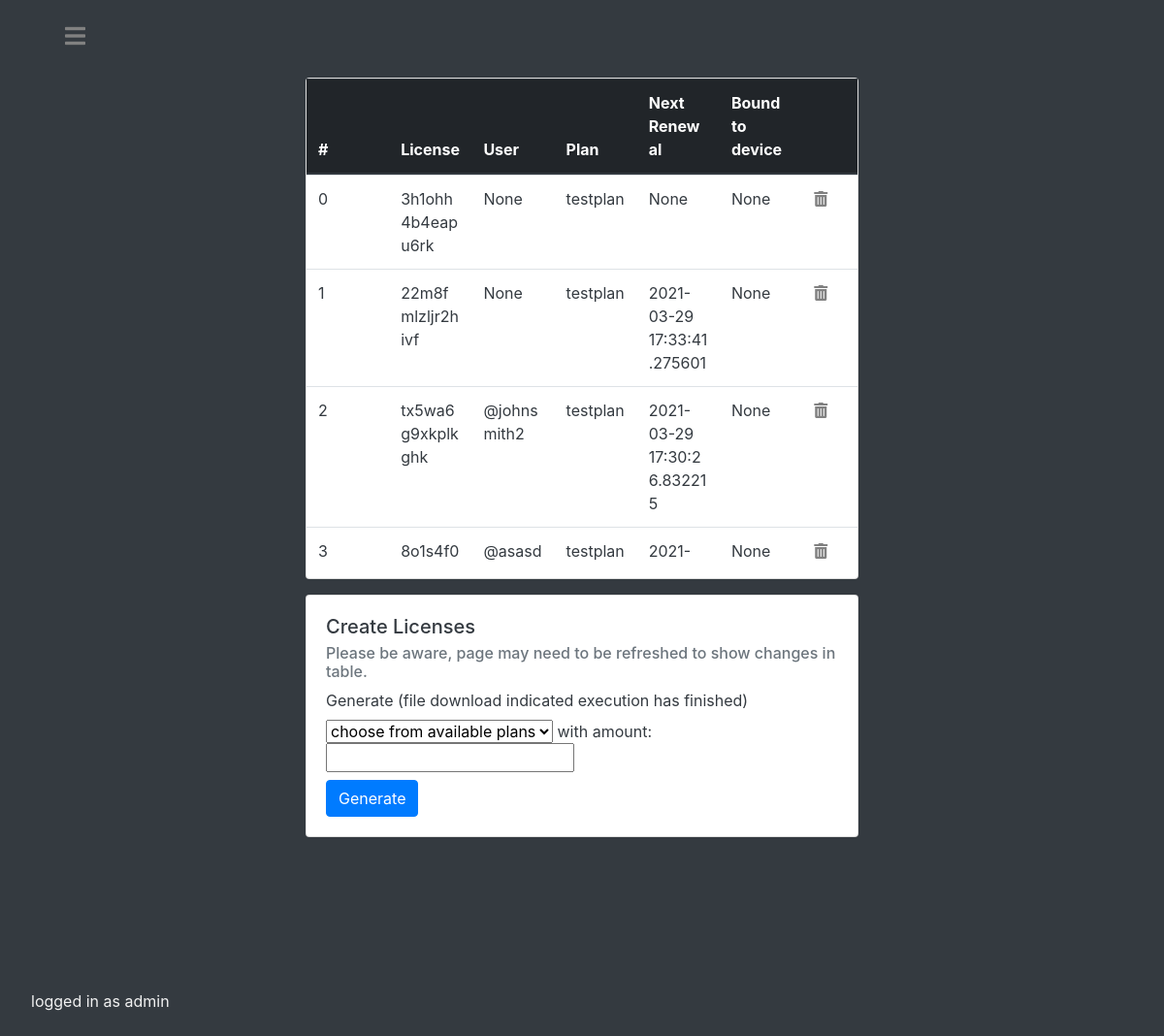
/admin/dashboard/licenses (signed in), run on an earlier commit of the app's database.
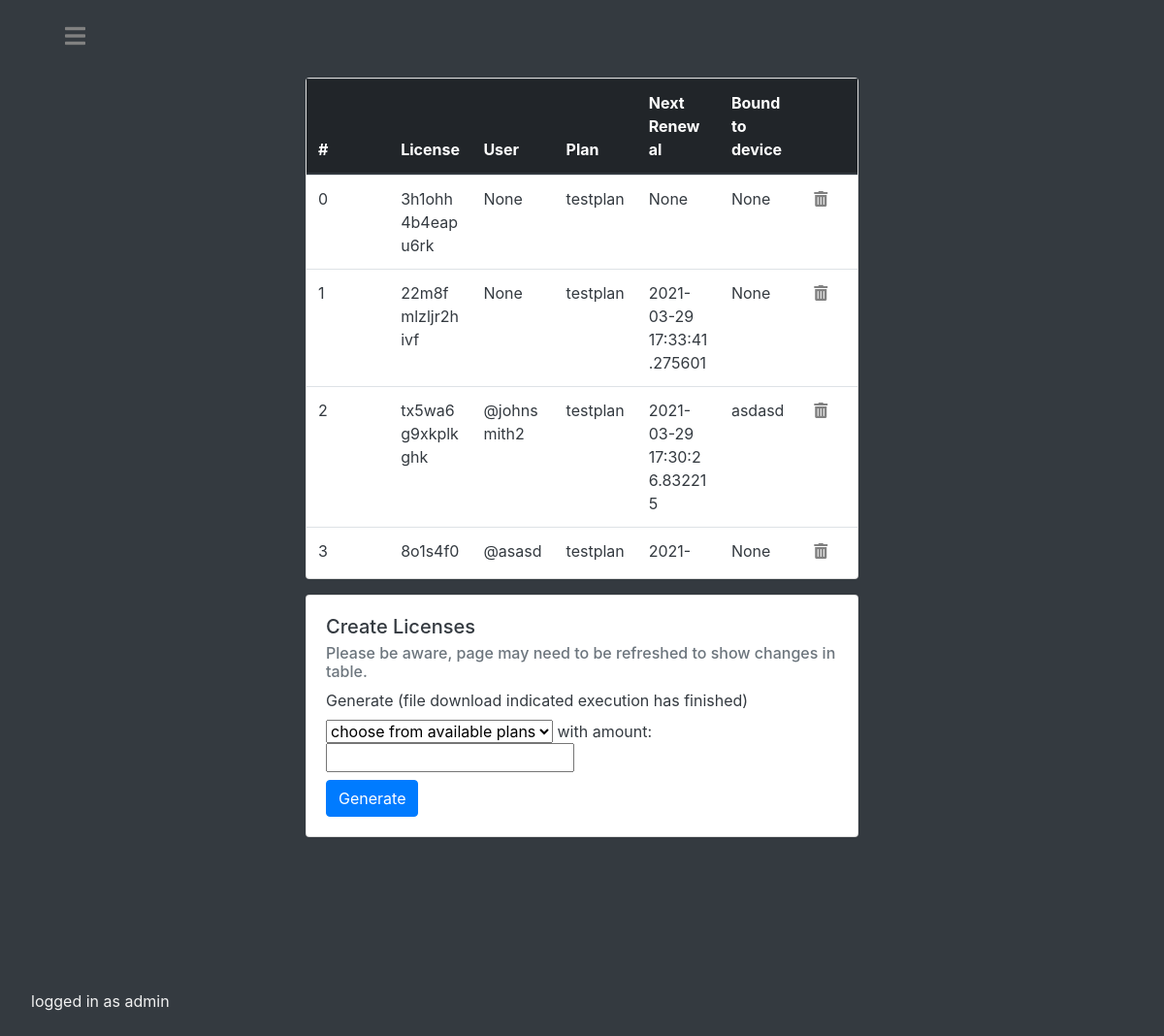
And on a later commit of the database.
### tables this page shows
CREATE TABLE users (username text PRIMARY KEY, fName text, sName text, emailAddress text, password text, admin bool);

CREATE TABLE licenses (license text PRIMARY KEY, username text, boundToUser boolean, boundToDevice boolean, HWID string, devicename string, nextrenewal string, plan string);

### main.py (the view, shortened to what this page needs)
@app.route("/admin/dashboard/licenses", methods=['GET', 'POST'])
@login_required
def adminlicenses():
    if current_user.getAdminPerms():
        db = Database()
        licenses = db.getAll('licenses')
        plans = db.getAll('plans')
        db.closeConnection()
        return render_template('adminlicenses.html',licenses=licenses, plans = plans)
    else:
        reason = f'Insufficient permissions.'
        return render_template('redirect.html', reason=reason)

### api.py (called while the page is built)
    def closeConnection(self):
        self.conn.close()
        return

    def getAll(self,dbname):
        self.c.execute(f'''SELECT * FROM {dbname}''')
        result = self.c.fetchall()
        return result

    def searchUsersByUsername(self,user):
        self.c.execute(f'''SELECT * FROM users WHERE username = ?''', (user,) )
        result = self.c.fetchone()
        return result

### main.py (called while the page is built)
@login_manager.user_loader
def load_user(username):
    dbconnection = Database()
    result = dbconnection.searchUsersByUsername(username)
    dbconnection.closeConnection()
    if result:
        if result[5] == "FALSE":
            return User(result[0], result[1], result[2], result[3], result[4])
        else:
            return AdministativeUser(result[0], result[1], result[2], result[3], result[4])
    else:
        return None

    def getAdminPerms(self):
        return self.isadmin

### templates/adminlicenses.html (shortened to what this page needs)
<!DOCTYPE html>
<html lang="en">
<head>
    <link rel="stylesheet" href="https://use.fontawesome.com/releases/v5.0.8/css/all.css">
    <link rel="stylesheet" href="https://maxcdn.bootstrapcdn.com/bootstrap/4.0.0/css/bootstrap.min.css"
>
</head>
<body class="bg-dark">
<div id="mySidenav" class="sidenav">
    <p class="footer fixed-bottom">logged in as {{ current_user.id }}</p>
</div>
<div id="main" class="container-fluid h-10 bg-dark text-white">
    <div class="col-3 text-left">
        <div class="navbarbutton"><a href="#" onclick="openNav()"><i class="fas fa-bars"></i></a></div>
    </div>
</div>
<div class="container-fluid h-80 bg-dark text-white">
    <div class="row h-90">
        <div class="col-3 text-left">
        </div>
        <div class="col-md-6 text-left justify-content-center align-items-center">
            <div class="card">
                <table id="dbtable" class="table mb-3 px-2">
                    <thead class="thead-dark">
                    <tr class="clickable">
                        <th scope="col" onclick="sortTable2(0)">#</th>
                        <th scope="col" onclick="sortTable2(1)">License</th>
                        <th scope="col" onclick="sortTable2(2)">User</th>
                        <th scope="col" onclick="sortTable2(3)">Plan</th>
                        <th scope="col" onclick="sortTable2(4)">Next Renewal</th>
                        <th scope="col" onclick="sortTable2(5)">Bound to device</th>
                        <th scope="col" width="10%"></th>
                    </tr>
                    </thead>
                    <tbody>
                    {% for value in licenses %}
                    <tr class="tbody text-dark">
                        <td scope="row ">{{ licenses.index(value) }}</td>
                        <td>{{ value[0] }}</td>
                        {% if value[1] != None %}
                        <td>@{{ value[1] }}</td>
                        {% else %}
                        <td>{{ value[1] }}</td>
                        {% endif %}
                        <td>{{ value[7] }}</td>
                        <td>{{ value[6] }}</td>
                        <td>{{ value[5] }}</td>
                        <td width="10%"><form method="post"><button  id="delete" name="delete" type="submit" class="invisblebutton" value="{{ value[0] }}"><i class="fas fa-trash-alt"></i></button></form></td>
                    </tr>
                    {% endfor %}
                    </tbody>
                </table>
            </div>
            <div class="card mt-3 text-dark">
                <div class="card-body">
                <h5 class="card-title">Create Licenses</h5>
                <h6 class="card-subtitle mb-2 text-muted">Please be aware, page may need to be refreshed to show changes in table.</h6>
                    <label for="plan-select">Generate (file download indicated execution has finished)</label>
                    <form action="" method="post">
                        <select name="plans" id="plan-select" name="plan-select">
                            <option value="">choose from available plans</option>
                        </select>
                        with amount:
                        <input type="number" name="amount">
                        <br>
                        <button type="submit" class="btn btn-primary mt-2">Generate</button>
                    </form>
              </div>
            </div>
        </div>
        <div class="col-3"></div>
    </div>
</div>
</body>
</html>

### templates/adminlicenses.html (style rules this page uses)
body,html { height:100%; }
.h-90 { height:90%; }
.h-80 { height:80%; }
.h-10 { height:10%; }
.sidenav { height: 100%; width: 0; position: fixed; z-index: 1; top: 0; left: 0; background-color: #111; overflow-x: hidden; padding-top: 60px; transition: 0.5s; }
.footer { color: #f1f1f1; padding: 8px 8px 8px 32px; white-space: nowrap; }
.navbarbutton { font-size: 150%; color: #E5D4C0; position: fixed; }
.navbarbutton a { padding: 8px 8px 8px 32px; color: #818181; transition: 0.3s; }
.navbarbutton a:link { color: #818181; }
.invisblebutton { background: none!important; border: none; padding: 0!important; font-family: arial, sans-serif; color: #818181; text-decoration: underline; cursor: pointer; }
.clickable { cursor: pointer; }
table { width: 100%; }
thead, tbody tr { display: table; width: 100%; table-layout: fixed; }
tbody { display: block; overflow-y: auto; table-layout: fixed; max-height: 400px; }
#main { transition: margin-left .5s; padding: 20px; }

What changed in the data, as far as the page shows it:
changed licenses "tx5wa6g9xkplkghk": devicename "None" → "asdasd"
